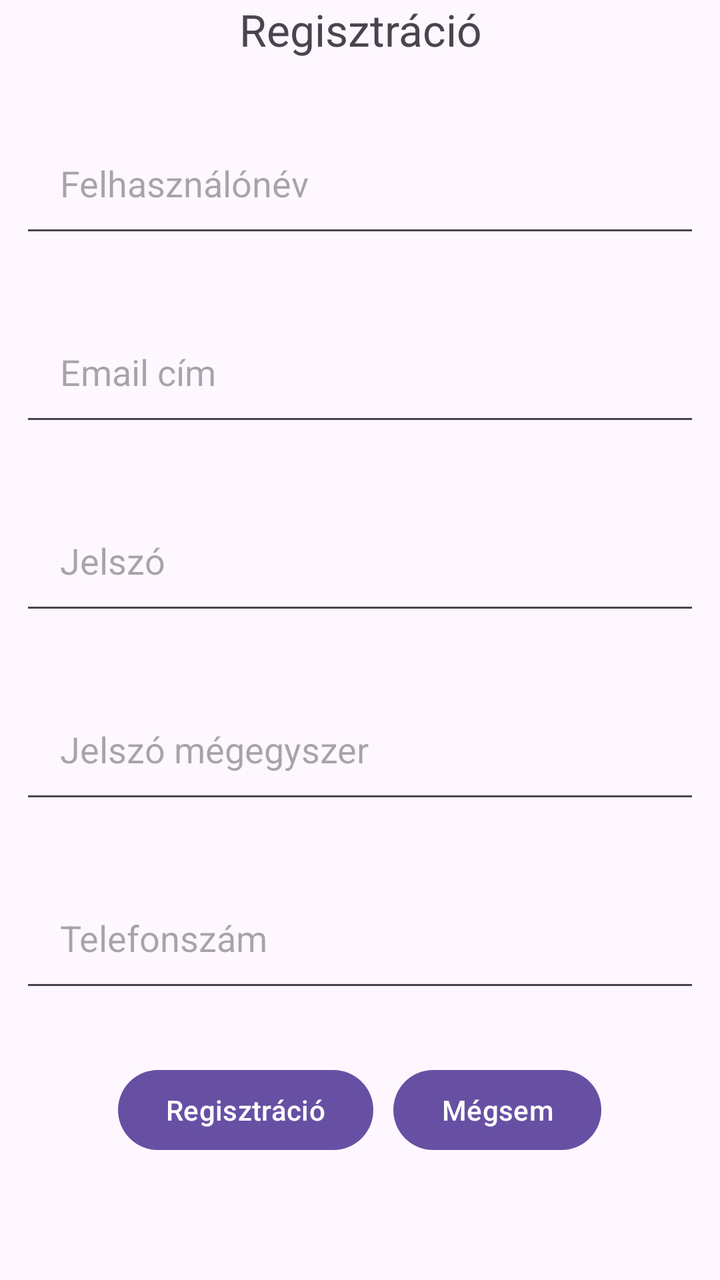
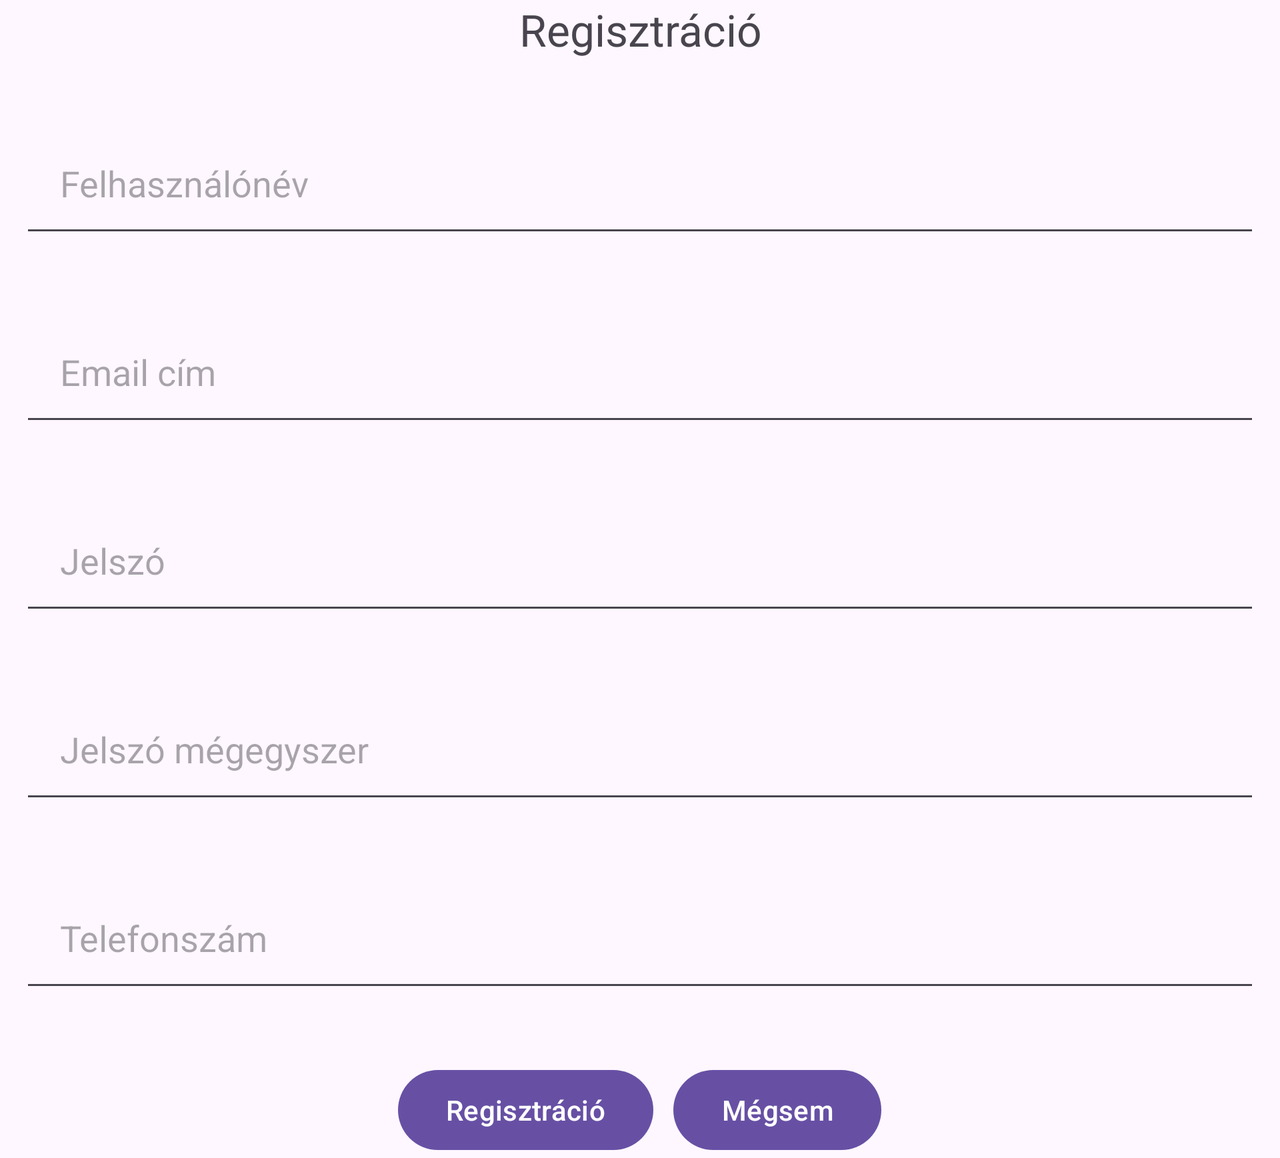

The same Android screen from two of the app's own layout files: first res/layout/ as a phone draws it, then the repository's variant for another configuration, drawn on a device whose configuration selects that folder. Both files follow.
<!-- AndroidManifest.xml: application theme Theme.MobilalkfejlOnlineTelefonbolt -->
<!-- res/layout/activity_register.xml -->
<?xml version="1.0" encoding="utf-8"?>
<RelativeLayout xmlns:android="http://schemas.android.com/apk/res/android"
    xmlns:app="http://schemas.android.com/apk/res-auto"
    xmlns:tools="http://schemas.android.com/tools"
    android:id="@+id/main"
    android:layout_width="match_parent"
    android:layout_height="match_parent"
    tools:context=".RegisterActivity">
    
    <TextView
        android:id="@+id/registrationText"
        android:layout_width="match_parent"
        android:layout_height="wrap_content"
        android:text="@string/register"
        android:textSize="22sp"
        android:layout_alignParentStart="true"
        android:layout_alignParentEnd="true"
        android:textAlignment="center" />

    <EditText
        android:id="@+id/usernameEditText"
        android:layout_width="match_parent"
        android:layout_height="wrap_content"
        android:layout_marginTop="30dp"
        android:layout_marginHorizontal="10dp"
        android:padding="20dp"
        android:hint="@string/username"
        android:inputType="textPersonName"
        android:layout_below="@id/registrationText" />

    <EditText
        android:id="@+id/emailEditText"
        android:layout_width="match_parent"
        android:layout_height="wrap_content"
        android:layout_below="@id/usernameEditText"
        android:layout_marginTop="30dp"
        android:layout_marginHorizontal="10dp"
        android:hint="@string/email"
        android:inputType="textEmailAddress"
        android:padding="20dp" />

    <EditText
        android:id="@+id/passwordEditText"
        android:layout_width="match_parent"
        android:layout_height="wrap_content"
        android:layout_marginTop="30dp"
        android:layout_marginHorizontal="10dp"
        android:padding="20dp"
        android:hint="@string/password"
        android:inputType="textPassword"
        android:layout_below="@id/emailEditText" />

    <EditText
        android:id="@+id/passwordConfirmationEditText"
        android:layout_width="match_parent"
        android:layout_height="wrap_content"
        android:layout_marginTop="30dp"
        android:layout_marginHorizontal="10dp"
        android:padding="20dp"
        android:hint="@string/password_confirm"
        android:inputType="textPassword"
        android:layout_below="@id/passwordEditText" />

    <EditText
        android:id="@+id/phoneEditText"
        android:layout_width="match_parent"
        android:layout_height="wrap_content"
        android:layout_marginTop="30dp"
        android:layout_marginHorizontal="10dp"
        android:padding="20dp"
        android:hint="@string/phone"
        android:inputType="phone"
        android:layout_below="@+id/passwordConfirmationEditText"/>

    <LinearLayout
        android:layout_width="wrap_content"
        android:layout_height="wrap_content"
        android:orientation="horizontal"
        android:layout_marginTop="30dp"
        android:layout_below="@id/phoneEditText"
        android:layout_centerHorizontal="true"
        >
    <Button
        android:id="@+id/confirmRegister"
        android:layout_width="wrap_content"
        android:layout_height="wrap_content"
        android:layout_marginRight="10dp"
        android:onClick="register"
        android:text="@string/register"/>

    <Button
        android:id="@+id/cancelRegister"
        android:layout_width="wrap_content"
        android:layout_height="wrap_content"
        android:onClick="cancel"
        android:text="@string/cancel"/>
    </LinearLayout>

</RelativeLayout>
<!-- resources referenced by this layout -->
<resources>
  <string name="cancel">Mégsem</string>
  <string name="email">Email cím</string>
  <string name="password">Jelszó</string>
  <string name="password_confirm">Jelszó mégegyszer</string>
  <string name="phone">Telefonszám</string>
  <string name="register">Regisztráció</string>
  <string name="username">Felhasználónév</string>
  <style name="Theme.MobilalkfejlOnlineTelefonbolt" parent="Base.Theme.MobilalkfejlOnlineTelefonbolt" />
  <style name="Base.Theme.MobilalkfejlOnlineTelefonbolt" parent="Theme.Material3.DayNight.NoActionBar">
          
          
      </style>
</resources>
<!-- res/layout-land/activity_register.xml (the repository's variant of the layout above) -->
<!-- drawn on the phone turned sideways -->
<?xml version="1.0" encoding="utf-8"?>
<ScrollView android:layout_width="match_parent"
    android:layout_height="match_parent"
    xmlns:android="http://schemas.android.com/apk/res/android">
<RelativeLayout xmlns:android="http://schemas.android.com/apk/res/android"
    xmlns:app="http://schemas.android.com/apk/res-auto"
    xmlns:tools="http://schemas.android.com/tools"
    android:id="@+id/main"
    android:layout_width="match_parent"
    android:layout_height="match_parent"
    tools:context=".RegisterActivity">

    <TextView
        android:id="@+id/registrationText"
        android:layout_width="match_parent"
        android:layout_height="wrap_content"
        android:text="@string/register"
        android:textSize="22sp"
        android:layout_alignParentStart="true"
        android:layout_alignParentEnd="true"
        android:textAlignment="center" />

    <EditText
        android:id="@+id/usernameEditText"
        android:layout_width="match_parent"
        android:layout_height="wrap_content"
        android:layout_marginTop="30dp"
        android:layout_marginHorizontal="10dp"
        android:padding="20dp"
        android:hint="@string/username"
        android:inputType="textPersonName"
        android:layout_below="@id/registrationText" />

    <EditText
        android:id="@+id/emailEditText"
        android:layout_width="match_parent"
        android:layout_height="wrap_content"
        android:layout_below="@id/usernameEditText"
        android:layout_marginTop="30dp"
        android:layout_marginHorizontal="10dp"
        android:hint="@string/email"
        android:inputType="textEmailAddress"
        android:padding="20dp" />

    <EditText
        android:id="@+id/passwordEditText"
        android:layout_width="match_parent"
        android:layout_height="wrap_content"
        android:layout_marginTop="30dp"
        android:layout_marginHorizontal="10dp"
        android:padding="20dp"
        android:hint="@string/password"
        android:inputType="textPassword"
        android:layout_below="@id/emailEditText" />

    <EditText
        android:id="@+id/passwordConfirmationEditText"
        android:layout_width="match_parent"
        android:layout_height="wrap_content"
        android:layout_marginTop="30dp"
        android:layout_marginHorizontal="10dp"
        android:padding="20dp"
        android:hint="@string/password_confirm"
        android:inputType="textPassword"
        android:layout_below="@id/passwordEditText" />

    <EditText
        android:id="@+id/phoneEditText"
        android:layout_width="match_parent"
        android:layout_height="wrap_content"
        android:layout_marginTop="30dp"
        android:layout_marginHorizontal="10dp"
        android:padding="20dp"
        android:hint="@string/phone"
        android:inputType="phone"
        android:layout_below="@+id/passwordConfirmationEditText"/>

    <LinearLayout
        android:layout_width="wrap_content"
        android:layout_height="wrap_content"
        android:orientation="horizontal"
        android:layout_marginTop="30dp"
        android:layout_below="@id/phoneEditText"
        android:layout_centerHorizontal="true"
        >
        <Button
            android:id="@+id/confirmRegister"
            android:layout_width="wrap_content"
            android:layout_height="wrap_content"
            android:layout_marginRight="10dp"
            android:onClick="register"
            android:text="@string/register"/>

        <Button
            android:id="@+id/cancelRegister"
            android:layout_width="wrap_content"
            android:layout_height="wrap_content"
            android:onClick="cancel"
            android:text="@string/cancel"/>
    </LinearLayout>

</RelativeLayout>
</ScrollView>
